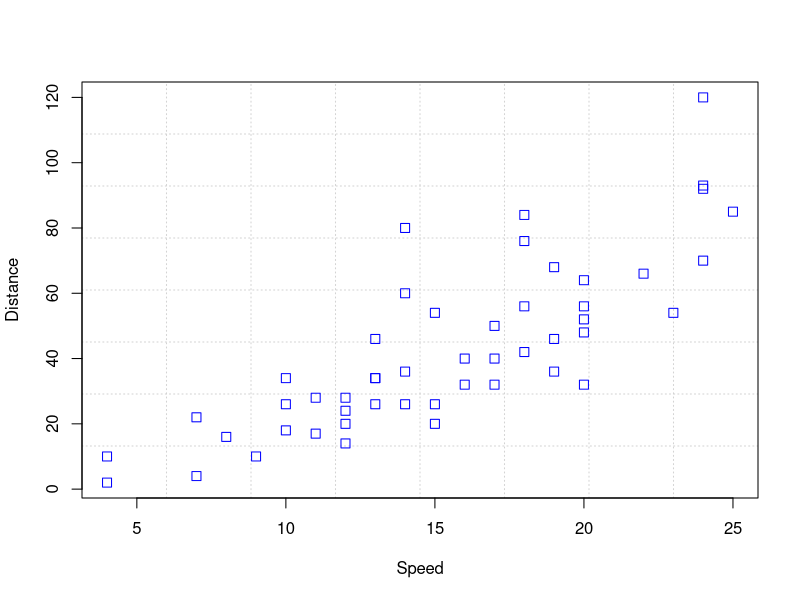
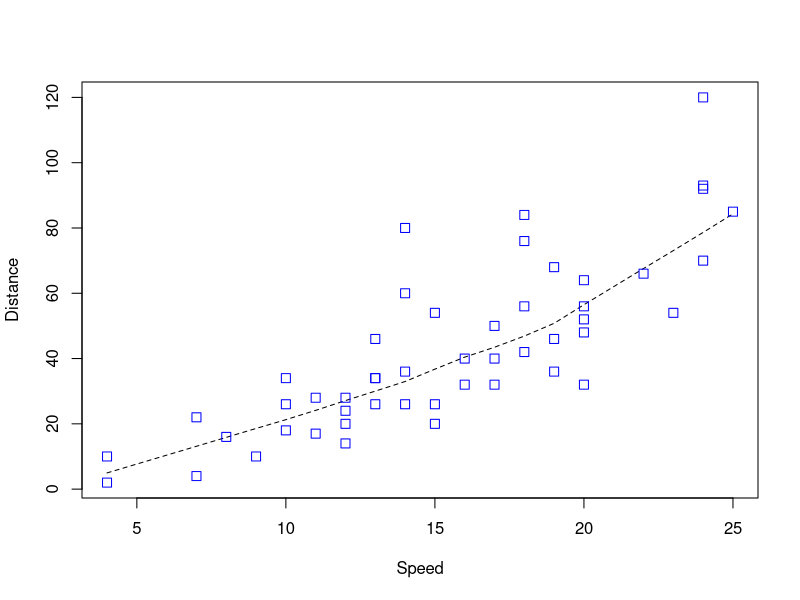
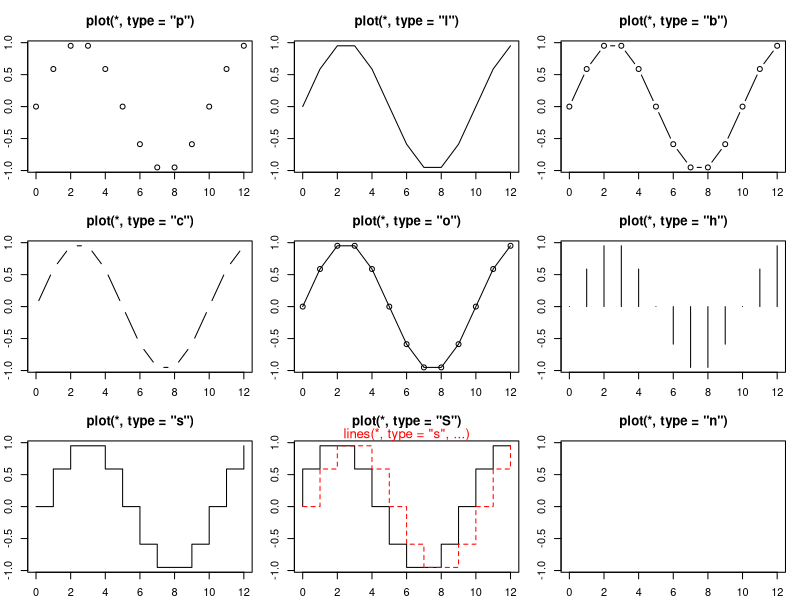
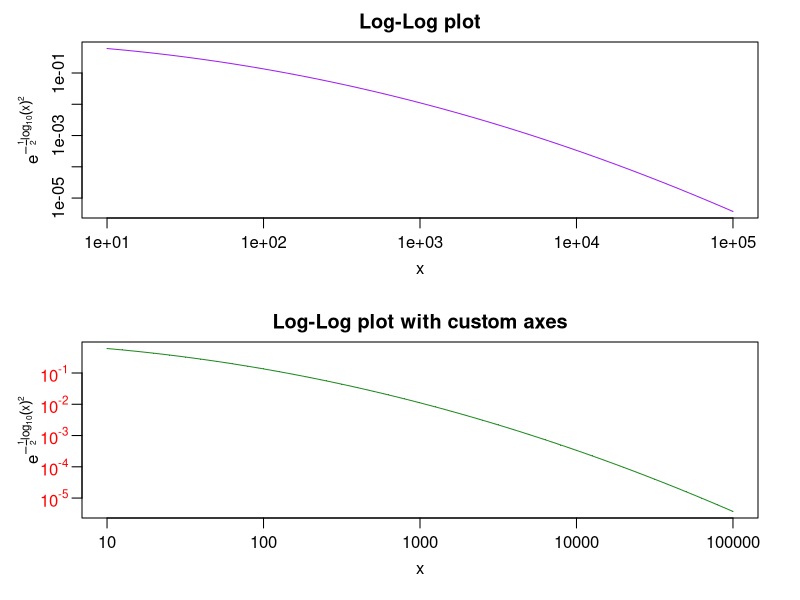
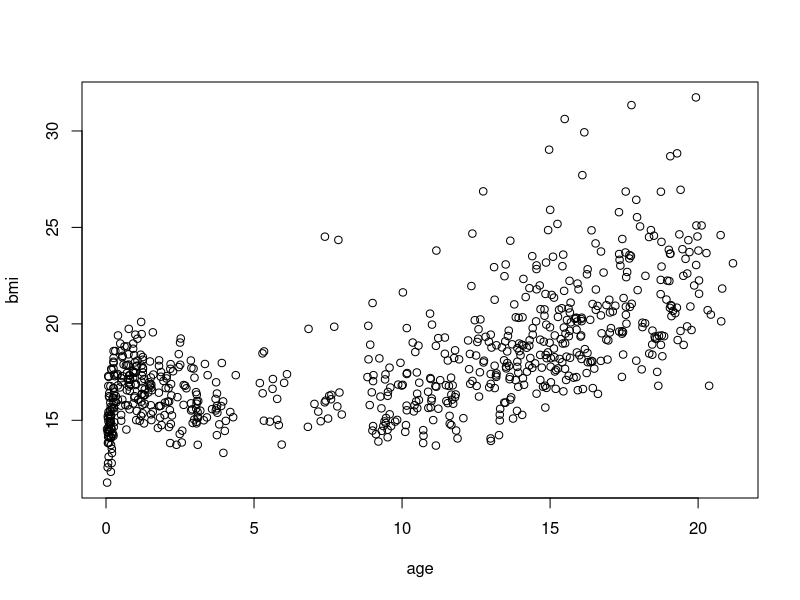
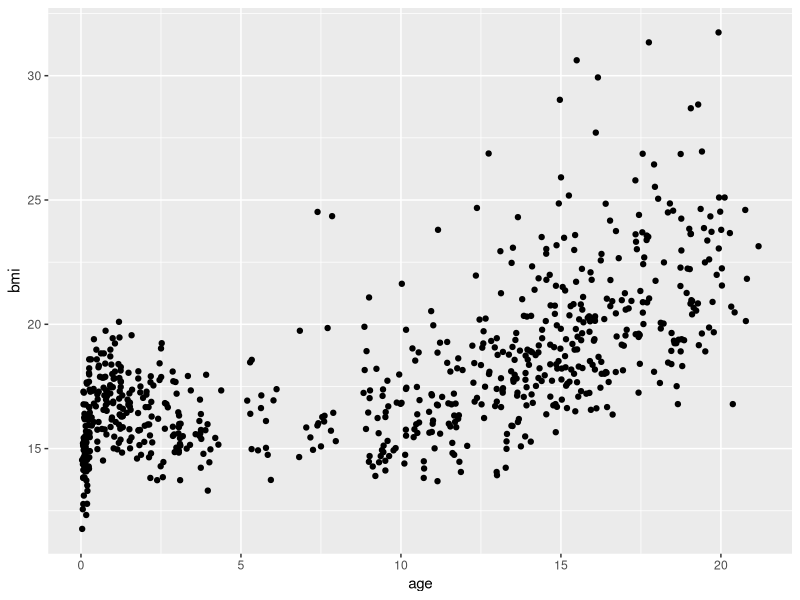
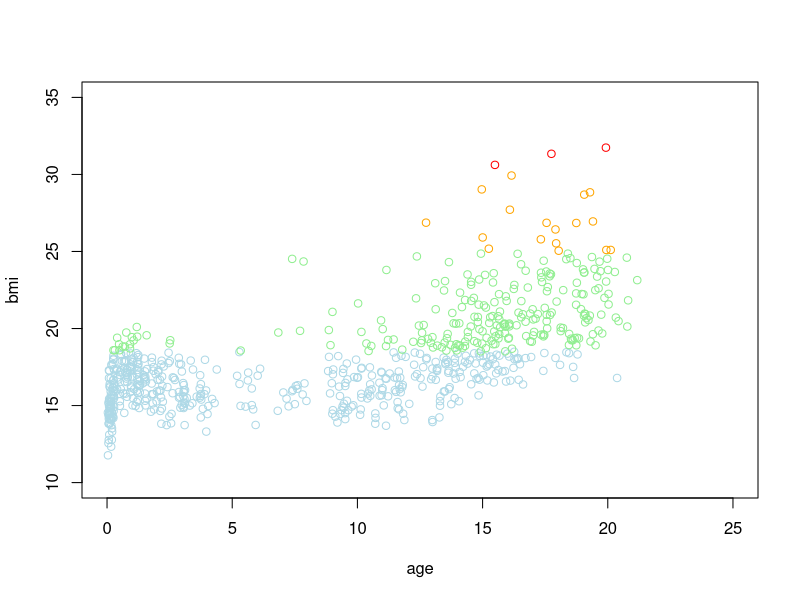
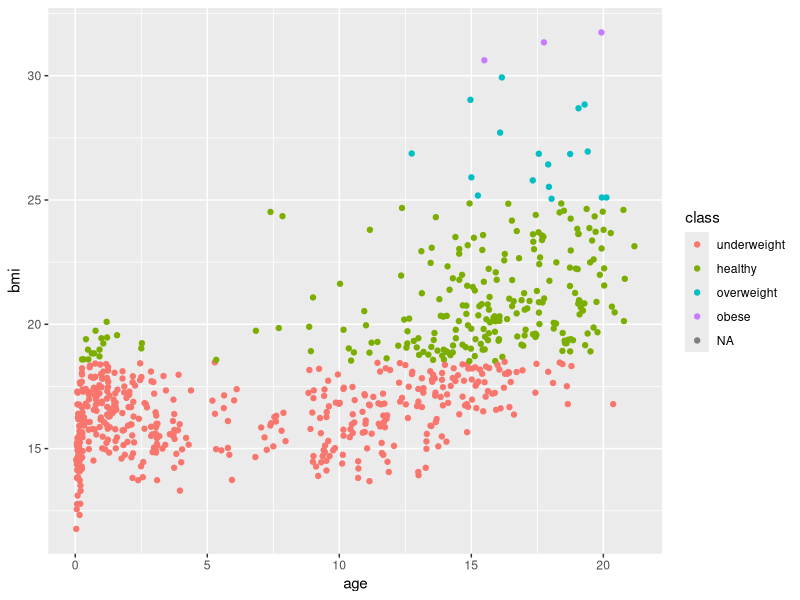

Here is the R script that generated these plots, in order:
## ---- chunk 1
printAnswers <- TRUE

## ---- chunk 2
library(dplyr)
library(magrittr)
library(mice)
library(ggplot2)
## ---- chunk 3
set.seed(123)
## ---- chunk 4
?plot
example(plot)
## ---- chunk 5
mice::boys %$% plot(bmi ~ age)
## ---- chunk 6
p <- ggplot(mice::boys, aes(age, bmi))
p + geom_point()
## ---- chunk 7
boys2 <- 
  boys %>%
  mutate(class = cut(bmi, c(0, 18.5, 25, 30, Inf),
                    labels = c("underweight",
                               "healthy",
                               "overweight",
                               "obese")))
## ---- chunk 8
boys3 <- boys
boys3$class <- cut(boys$bmi, c(0, 18.5, 25, 30, Inf), 
                   labels = c("underweight",
                              "healthy",
                              "overweight",
                              "obese"))
## ---- chunk 9
plot(bmi ~ age, subset = class == "underweight", col = "light blue", data = boys2, 
     ylim = c(10, 35), xlim = c(0, 25))
points(bmi ~ age, subset = class == "healthy", col = "light green", data = boys2)
points(bmi ~ age, subset = class == "overweight", col = "orange", data = boys2)
points(bmi ~ age, subset = class == "obese", col = "red", data = boys2)
## ---- chunk 10
boys2 %>%
  ggplot() +
  geom_point(aes(age, bmi, col = class))
## ---- chunk 11
boys2 %>%
  ggplot() +
  geom_point(aes(age, bmi, col = class)) +
  scale_color_manual(values = c("light blue", "light green", "orange", "red"))
## ---- chunk 12
boys2 %>% 
  filter(!is.na(class)) %>%
  ggplot() +
  geom_point(aes(age, bmi, col = class)) +
  scale_color_manual(values = c("light blue", "light green", "orange", "red"))
## ---- chunk 13
boys %$%
  hist(age, breaks = 50)
## ---- chunk 14
boys %$%
  hist(age)
## ---- chunk 15
hist(boys$age, breaks = 50)
## ---- chunk 16
boys %>%
  ggplot() + 
  geom_histogram(aes(age), binwidth = .4)
## ---- chunk 17
boys %$%
  table(reg) %>%
  barplot()
## ---- chunk 18
boys %>%
  ggplot() + 
  geom_bar(aes(reg))
## ---- chunk 19
boys %$%
  boxplot(hgt ~ reg)
## ---- chunk 20
boys %>%
  ggplot(aes(reg, hgt)) +
  geom_boxplot()
## ---- chunk 21
d1 <- boys %>%
  subset(reg == "city") %$%
  density(age)
d2 <- boys %>%
  subset(reg != "city") %$% 
  density(age)

plot(d1, col = "red", ylim = c(0, .08)) 
lines(d2, col = "blue") 

## ---- chunk 22
plot(density(boys$age[!is.na(boys$reg) & boys$reg == "city"]), 
     col = "red", 
     ylim = c(0, .08))
lines(density(boys$age[!is.na(boys$reg) & boys$reg != "city"]), 
      col = "blue")
## ---- chunk 23
boys %>%
  mutate(area = ifelse(reg == "city", "city", "rural")) %>%
  filter(!is.na(area)) %>%
  ggplot(aes(age, fill = area)) +
  geom_density(alpha = .3) # some transparency
## ---- chunk 24
boys %>%
  mutate(Hgt = hgt - mean(hgt, na.rm = TRUE),
         Age = cut(age, 0:22, labels = 0:21)) %>%
  aggregate(Hgt ~ Age, data = ., mean) %>% #specify data = . to allow formula
  mutate(Diff = cut(Hgt, c(-Inf, 0, Inf),
                    labels = c("Below Average", "Above Average"))) %>%
  ggplot(aes(x = Age, y = Hgt, fill = Diff)) + 
  geom_bar(stat = "identity") +
  coord_flip()
## ---- chunk 25
boys %>%
  aggregate(hgt ~ reg, data = ., FUN = mean)
